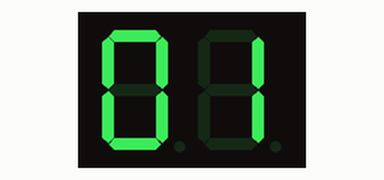
Bench run of a sketch on a simulated Arduino Uno, built with avr-gcc and run on an emulated ATmega328P. On the bench: 2-digit seven-segment display. Wiring (inferred from the names in the program): 2-digit 7-segment display, segments lit when HIGH: segments pin 2, pin 3, pin 4, pin 5, pin 6, pin 7, pin 8; digit selects pin 10, pin 9. The segment pins are drawn as the display they are named for.

Above: at 0.15 s.
At 4.98 s:
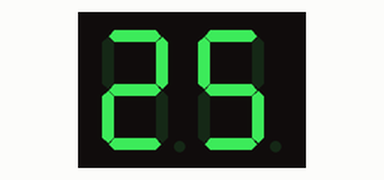
At 9.81 s:
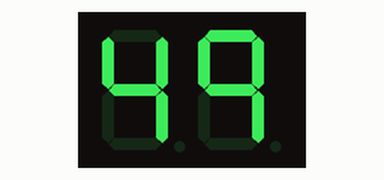
At 19.87 s:
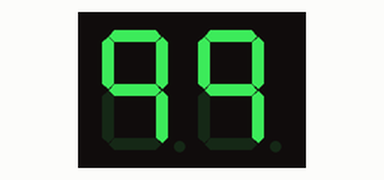
At 29.71 s:
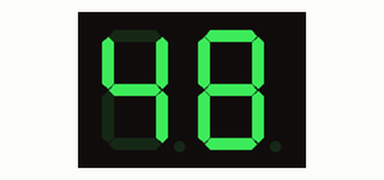
At 39.76 s:
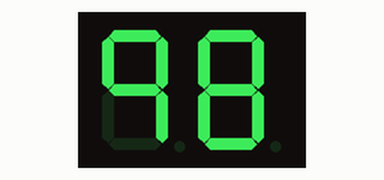

The sketch:

trab5.ino
```cpp
// Define as portas dos segmentos
int unidade = 0; // valores que representam o numero mostrado no display das unidades
int dezena = 0; // valores que representam o numero mostrado no display das dezenas
int catodo_unidade = 9; // portas responsáveis por multiplexar os displays
int catodo_dezena = 10; // portas responsáveis por multiplexar os displays
int a = 2;
int b = 3;
int c = 4;
int d = 5;
int e = 6;
int f = 7;
int g = 8;
int segmentos[7] = {a, b, c, d, e, f, g}; // Vetor contendo as portas referentes aos 7 segmentos
int numeros[10][7] = {
  { 1,1,1,1,1,1,0 },  // = Digito 0
  { 0,1,1,0,0,0,0 },  // = Digito 1
  { 1,1,0,1,1,0,1 },  // = Digito 2
  { 1,1,1,1,0,0,1 },  // = Digito 3
  { 0,1,1,0,0,1,1 },  // = Digito 4
  { 1,0,1,1,0,1,1 },  // = Digito 5
  { 1,0,1,1,1,1,1 },  // = Digito 6
  { 1,1,1,0,0,0,0 },  // = Digito 7
  { 1,1,1,1,1,1,1 },  // = Digito 8
  { 1,1,1,0,0,1,1 },  // = Digito 9
};

void setup() {
  // Define as portas contidas no vetor segmentos como saida
  pinMode(catodo_unidade, OUTPUT);
  pinMode(catodo_dezena, OUTPUT);
  for (int i = 0; i < 7; i++) {
    pinMode(segmentos[i], OUTPUT);
  }
}

void loop() {
  if (dezena == 9 && unidade == 9) { // checa se o contador atingiu 99, voltando a 0
    unidade = 0;
    dezena = 0;
  } else if (unidade == 9) { // checa se o contador atingiu 9 nas unidades, adicionando 1 a dezena
    unidade = 0;
    dezena += 1;
  } else { // incrementa o numero em 1
    unidade += 1;
  }
  for (int j = 0; j < 10; j++) { // faz o ciclo 10 vezes para dar tempo de ver (displays piscam rapido)
    digitalWrite(catodo_unidade, LOW); // habilita o display das unidades
    digitalWrite(catodo_dezena, HIGH); // desabilita o das dezenas
    for (int i = 0; i < 7; i++) {
      // configura os niveis nos segmentos do display das unidades para mostrar o numero armazenado na variavel unidade
      digitalWrite(segmentos[i], numeros[unidade][i]);
    }
    delay(10); // para por 10 segundos
    // faz o mesmo que o de cima, só que agora para as dezenas
    digitalWrite(catodo_unidade, HIGH);
    digitalWrite(catodo_dezena, LOW);
    for (int i = 0; i < 7; i++) {
      digitalWrite(segmentos[i], numeros[dezena][i]);
    }
    delay(10);
  }
}
```
